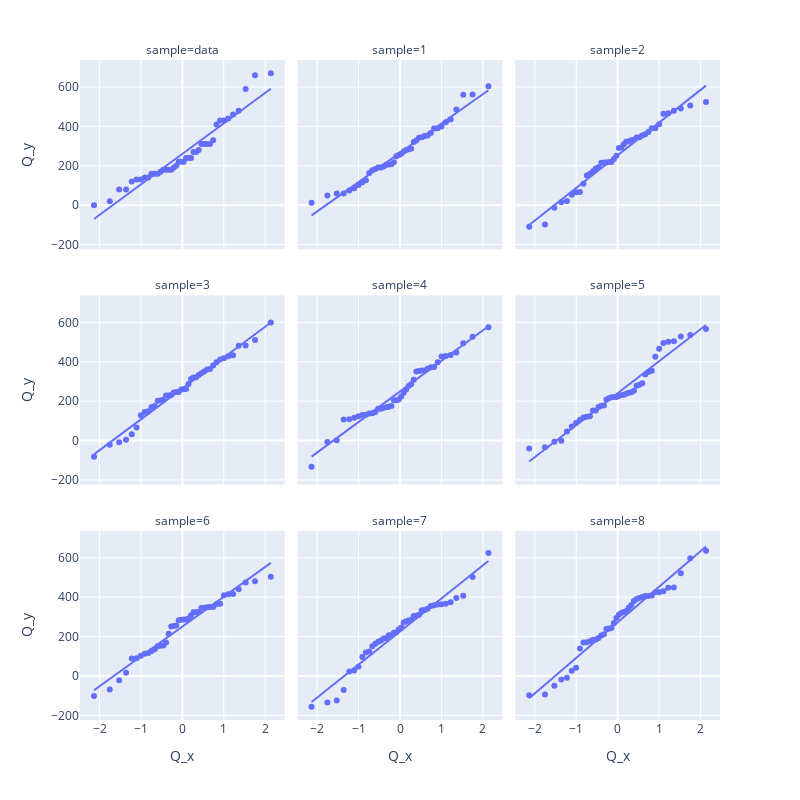

The notebook cell this image was saved under:
### Markdown cell above
Noch besser als der Vergleich des ursprünglichen Diagramms mit einem einzelnen Diagramm, das aus einer Normalverteilung generiert wurde, ist der Vergleich mit vielen weiteren Diagrammen, bei denen zufällig Daten aus einer Normalverteilung generiert wurden. Der folgende Code generiert 9 Plots: in der linken oberen Ecke sieht man den Q-Q-Plot, die den Originaldaten entspricht. Die restlichen Plots zeigen Q-Q-Plots von 8 verschiedenen simulierten *normalverteilten* Daten. Je nachdem, welches Gerät sie benutzen, kann es sinnvoll sein, die Parameter `width` und `height` zu modifizieren oder die Zoom Funktionalität von plotly zu benutzen.

### Code cell
(Q_x, Q_y) = probplot(dairy_queen['cal_fat'], fit=False)

sim_qq_data = [pd.DataFrame({"Q_x": Q_x, "Q_y": Q_y, "sample": "data"})]
for i in range(8):
    sim_norm = np.random.normal(size = len(dairy_queen['cal_fat']), loc = dqmean, scale = dqsd)
    (Q_x, Q_y) = probplot(sim_norm, fit=False)
    sim_qq_data.append( pd.DataFrame({"Q_x": Q_x, "Q_y": Q_y, "sample": str(i+1)}) )
sim_qq_data = pd.concat(sim_qq_data)

px.scatter(sim_qq_data, x="Q_x", y="Q_y", facet_col="sample", facet_col_wrap=3, trendline="ols", width=800, height=800)

### Figure 1 — Plotly figure (JSON) as saved in the notebook; plotly's stock layout.template omitted (floating-point values rounded to 4 significant figures)
{"data": [{"hovertemplate": "sample=data<br>Q_x=%{x}<br>Q_y=%{y}<extra></extra>", "legendgroup": "", "marker": {"color": "#636efa", "symbol": "circle"}, "mode": "markers", "name": "", "orientation": "v", "showlegend": false, "type": "scatter", "x": [-2.135, -1.754, -1.527, -1.36, -1.224, -1.107, -1.004, -0.9103, -0.8241, -0.7436, -0.6677, -0.5955, -0.5262, -0.4594, -0.3946, -0.3314, -0.2695, -0.2086, -0.1485, -0.08887, -0.02959, 0.02959, 0.08887, 0.1485, 0.2086, 0.2695, 0.3314, 0.3946, 0.4594, 0.5262, 0.5955, 0.6677, 0.7436, 0.8241, 0.9103, 1.004, 1.107, 1.224, 1.36, 1.527, 1.754, 2.135], "xaxis": "x7", "y": [0, 20, 80, 80, 120, 130, 130, 140, 140, 160, 160, 160, 170, 180, 180, 180, 180, 190, 200, 220, 220, 220, 240, 240, 240, 270, 270, 280, 310, 310, 310, 310, 330, 410, 430, 430, 440, 460, 480, 590, 660, 670], "yaxis": "y7"}, {"hovertemplate": "<b>OLS trendline</b><br>Q_y = 154.939 * Q_x + 260.476<br>R<sup>2</sup>=0.923481<br><br>sample=data<br>Q_x=%{x}<br>Q_y=%{y} <b>(trend)</b><extra></extra>", "legendgroup": "", "marker": {"color": "#636efa", "symbol": "circle"}, "mode": "lines", "name": "", "showlegend": false, "type": "scatter", "x": [-2.135, -1.754, -1.527, -1.36, -1.224, -1.107, -1.004, -0.9103, -0.8241, -0.7436, -0.6677, -0.5955, -0.5262, -0.4594, -0.3946, -0.3314, -0.2695, -0.2086, -0.1485, -0.08887, -0.02959, 0.02959, 0.08887, 0.1485, 0.2086, 0.2695, 0.3314, 0.3946, 0.4594, 0.5262, 0.5955, 0.6677, 0.7436, 0.8241, 0.9103, 1.004, 1.107, 1.224, 1.36, 1.527, 1.754, 2.135], "xaxis": "x7", "y": [-70.37, -11.29, 23.81, 49.77, 70.87, 88.95, 104.9, 119.4, 132.8, 145.3, 157.0, 168.2, 178.9, 189.3, 199.3, 209.1, 218.7, 228.2, 237.5, 246.7, 255.9, 265.1, 274.2, 283.5, 292.8, 302.2, 311.8, 321.6, 331.7, 342.0, 352.7, 363.9, 375.7, 388.2, 401.5, 416.0, 432.0, 450.1, 471.2, 497.1, 532.2, 591.3], "yaxis": "y7"}, {"hovertemplate": "sample=1<br>Q_x=%{x}<br>Q_y=%{y}<extra></extra>", "legendgroup": "", "marker": {"color": "#636efa", "symbol": "circle"}, "mode": "markers", "name": "", "orientation": "v", "showlegend": false, "type": "scatter", "x": [-2.135, -1.754, -1.527, -1.36, -1.224, -1.107, -1.004, -0.9103, -0.8241, -0.7436, -0.6677, -0.5955, -0.5262, -0.4594, -0.3946, -0.3314, -0.2695, -0.2086, -0.1485, -0.08887, -0.02959, 0.02959, 0.08887, 0.1485, 0.2086, 0.2695, 0.3314, 0.3946, 0.4594, 0.5262, 0.5955, 0.6677, 0.7436, 0.8241, 0.9103, 1.004, 1.107, 1.224, 1.36, 1.527, 1.754, 2.135], "xaxis": "x8", "y": [12.28, 48.99, 58.84, 59.51, 74.18, 85.88, 102.3, 115.9, 126.1, 163.6, 177.9, 184.1, 191.0, 191.2, 196.6, 205.6, 207.0, 207.2, 217.6, 247.8, 254.9, 260.6, 272.2, 279.7, 284.1, 285.9, 320.1, 328.1, 341.7, 344.2, 351.0, 353.1, 365.9, 389.7, 390.1, 399.6, 420.8, 434.9, 485.7, 561.3, 561.9, 604.2], "yaxis": "y8"}, {"hovertemplate": "<b>OLS trendline</b><br>Q_y = 148.707 * Q_x + 265.784<br>R<sup>2</sup>=0.979032<br><br>sample=1<br>Q_x=%{x}<br>Q_y=%{y} <b>(trend)</b><extra></extra>", "legendgroup": "", "marker": {"color": "#636efa", "symbol": "circle"}, "mode": "lines", "name": "", "showlegend": false, "type": "scatter", "x": [-2.135, -1.754, -1.527, -1.36, -1.224, -1.107, -1.004, -0.9103, -0.8241, -0.7436, -0.6677, -0.5955, -0.5262, -0.4594, -0.3946, -0.3314, -0.2695, -0.2086, -0.1485, -0.08887, -0.02959, 0.02959, 0.08887, 0.1485, 0.2086, 0.2695, 0.3314, 0.3946, 0.4594, 0.5262, 0.5955, 0.6677, 0.7436, 0.8241, 0.9103, 1.004, 1.107, 1.224, 1.36, 1.527, 1.754, 2.135], "xaxis": "x8", "y": [-51.75, 4.951, 38.64, 63.55, 83.81, 101.2, 116.5, 130.4, 143.2, 155.2, 166.5, 177.2, 187.5, 197.5, 207.1, 216.5, 225.7, 234.8, 243.7, 252.6, 261.4, 270.2, 279.0, 287.9, 296.8, 305.9, 315.1, 324.5, 334.1, 344.0, 354.3, 365.1, 376.4, 388.3, 401.1, 415.1, 430.4, 447.8, 468.0, 492.9, 526.6, 583.3], "yaxis": "y8"}, {"hovertemplate": "sample=2<br>Q_x=%{x}<br>Q_y=%{y}<extra></extra>", "legendgroup": "", "marker": {"color": "#636efa", "symbol": "circle"}, "mode": "markers", "name": "", "orientation": "v", "showlegend": false, "type": "scatter", "x": [-2.135, -1.754, -1.527, -1.36, -1.224, -1.107, -1.004, -0.9103, -0.8241, -0.7436, -0.6677, -0.5955, -0.5262, -0.4594, -0.3946, -0.3314, -0.2695, -0.2086, -0.1485, -0.08887, -0.02959, 0.02959, 0.08887, 0.1485, 0.2086, 0.2695, 0.3314, 0.3946, 0.4594, 0.5262, 0.5955, 0.6677, 0.7436, 0.8241, 0.9103, 1.004, 1.107, 1.224, 1.36, 1.527, 1.754, 2.135], "xaxis": "x9", "y": [-109.6, -98.02, -12.84, 14.21, 20.57, 53.49, 65.54, 67.06, 109.3, 150.8, 159.6, 172.8, 186.8, 192.4, 215.4, 216.6, 216.7, 219.0, 219.2, 233.9, 251.4, 290.3, 292.6, 309.4, 321.4, 325.0, 329.1, 331.6, 343.8, 345.3, 353.8, 359.7, 372.1, 390.4, 390.9, 410.3, 464.1, 466.7, 479.0, 491.0, 506.1, 523.6], "yaxis": "y9"}, {"hovertemplate": "<b>OLS trendline</b><br>Q_y = 165.68 * Q_x + 253.338<br>R<sup>2</sup>=0.976822<br><br>sample=2<br>Q_x=%{x}<br>Q_y=%{y} <b>(trend)</b><extra></extra>", "legendgroup": "", "marker": {"color": "#636efa", "symbol": "circle"}, "mode": "lines", "name": "", "showlegend": false, "type": "scatter", "x": [-2.135, -1.754, -1.527, -1.36, -1.224, -1.107, -1.004, -0.9103, -0.8241, -0.7436, -0.6677, -0.5955, -0.5262, -0.4594, -0.3946, -0.3314, -0.2695, -0.2086, -0.1485, -0.08887, -0.02959, 0.02959, 0.08887, 0.1485, 0.2086, 0.2695, 0.3314, 0.3946, 0.4594, 0.5262, 0.5955, 0.6677, 0.7436, 0.8241, 0.9103, 1.004, 1.107, 1.224, 1.36, 1.527, 1.754, 2.135], "xaxis": "x9", "y": [-100.4, -37.27, 0.2634, 28.02, 50.59, 69.92, 87.03, 102.5, 116.8, 130.1, 142.7, 154.7, 166.2, 177.2, 188.0, 198.4, 208.7, 218.8, 228.7, 238.6, 248.4, 258.2, 268.1, 277.9, 287.9, 298.0, 308.2, 318.7, 329.5, 340.5, 352.0, 364.0, 376.5, 389.9, 404.2, 419.6, 436.8, 456.1, 478.7, 506.4, 543.9, 607.1], "yaxis": "y9"}, {"hovertemplate": "sample=3<br>Q_x=%{x}<br>Q_y=%{y}<extra></extra>", "legendgroup": "", "marker": {"color": "#636efa", "symbol": "circle"}, "mode": "markers", "name": "", "orientation": "v", "showlegend": false, "type": "scatter", "x": [-2.135, -1.754, -1.527, -1.36, -1.224, -1.107, -1.004, -0.9103, -0.8241, -0.7436, -0.6677, -0.5955, -0.5262, -0.4594, -0.3946, -0.3314, -0.2695, -0.2086, -0.1485, -0.08887, -0.02959, 0.02959, 0.08887, 0.1485, 0.2086, 0.2695, 0.3314, 0.3946, 0.4594, 0.5262, 0.5955, 0.6677, 0.7436, 0.8241, 0.9103, 1.004, 1.107, 1.224, 1.36, 1.527, 1.754, 2.135], "xaxis": "x4", "y": [-82.54, -21.79, -8.76, 4.582, 32.62, 65.85, 128.2, 144.4, 148.2, 170.9, 176.1, 201.7, 202.8, 207.1, 228.8, 229.0, 231.0, 244.6, 246.0, 246.2, 259.1, 260.4, 261.7, 286.9, 312.2, 320.8, 321.9, 333.3, 342.0, 350.0, 360.8, 363.4, 381.5, 397.2, 412.0, 418.4, 427.8, 433.2, 481.0, 482.8, 510.6, 599.1], "yaxis": "y4"}, {"hovertemplate": "<b>OLS trendline</b><br>Q_y = 156.715 * Q_x + 264.552<br>R<sup>2</sup>=0.985973<br><br>sample=3<br>Q_x=%{x}<br>Q_y=%{y} <b>(trend)</b><extra></extra>", "legendgroup": "", "marker": {"color": "#636efa", "symbol": "circle"}, "mode": "lines", "name": "", "showlegend": false, "type": "scatter", "x": [-2.135, -1.754, -1.527, -1.36, -1.224, -1.107, -1.004, -0.9103, -0.8241, -0.7436, -0.6677, -0.5955, -0.5262, -0.4594, -0.3946, -0.3314, -0.2695, -0.2086, -0.1485, -0.08887, -0.02959, 0.02959, 0.08887, 0.1485, 0.2086, 0.2695, 0.3314, 0.3946, 0.4594, 0.5262, 0.5955, 0.6677, 0.7436, 0.8241, 0.9103, 1.004, 1.107, 1.224, 1.36, 1.527, 1.754, 2.135], "xaxis": "x4", "y": [-70.08, -10.33, 25.17, 51.43, 72.78, 91.06, 107.2, 121.9, 135.4, 148.0, 159.9, 171.2, 182.1, 192.6, 202.7, 212.6, 222.3, 231.9, 241.3, 250.6, 259.9, 269.2, 278.5, 287.8, 297.2, 306.8, 316.5, 326.4, 336.5, 347.0, 357.9, 369.2, 381.1, 393.7, 407.2, 421.9, 438.0, 456.3, 477.7, 503.9, 539.4, 599.2], "yaxis": "y4"}, {"hovertemplate": "sample=4<br>Q_x=%{x}<br>Q_y=%{y}<extra></extra>", "legendgroup": "", "marker": {"color": "#636efa", "symbol": "circle"}, "mode": "markers", "name": "", "orientation": "v", "showlegend": false, "type": "scatter", "x": [-2.135, -1.754, -1.527, -1.36, -1.224, -1.107, -1.004, -0.9103, -0.8241, -0.7436, -0.6677, -0.5955, -0.5262, -0.4594, -0.3946, -0.3314, -0.2695, -0.2086, -0.1485, -0.08887, -0.02959, 0.02959, 0.08887, 0.1485, 0.2086, 0.2695, 0.3314, 0.3946, 0.4594, 0.5262, 0.5955, 0.6677, 0.7436, 0.8241, 0.9103, 1.004, 1.107, 1.224, 1.36, 1.527, 1.754, 2.135], "xaxis": "x5", "y": [-132.9, -6.914, 1.643, 107.2, 108.2, 115.3, 123.2, 130.0, 130.7, 137.5, 138.7, 145.6, 161.0, 161.1, 166.9, 169.7, 171.1, 175.8, 205.0, 205.3, 208.8, 223.7, 242.4, 259.4, 277.2, 286.5, 308.2, 350.2, 353.3, 356.2, 356.2, 364.6, 372.5, 373.6, 397.8, 426.3, 429.0, 434.7, 447.7, 493.9, 527.6, 574.9], "yaxis": "y5"}, {"hovertemplate": "<b>OLS trendline</b><br>Q_y = 154.918 * Q_x + 249.495<br>R<sup>2</sup>=0.972135<br><br>sample=4<br>Q_x=%{x}<br>Q_y=%{y} <b>(trend)</b><extra></extra>", "legendgroup": "", "marker": {"color": "#636efa", "symbol": "circle"}, "mode": "lines", "name": "", "showlegend": false, "type": "scatter", "x": [-2.135, -1.754, -1.527, -1.36, -1.224, -1.107, -1.004, -0.9103, -0.8241, -0.7436, -0.6677, -0.5955, -0.5262, -0.4594, -0.3946, -0.3314, -0.2695, -0.2086, -0.1485, -0.08887, -0.02959, 0.02959, 0.08887, 0.1485, 0.2086, 0.2695, 0.3314, 0.3946, 0.4594, 0.5262, 0.5955, 0.6677, 0.7436, 0.8241, 0.9103, 1.004, 1.107, 1.224, 1.36, 1.527, 1.754, 2.135], "xaxis": "x5", "y": [-81.3, -22.23, 12.86, 38.82, 59.92, 77.99, 93.99, 108.5, 121.8, 134.3, 146.1, 157.2, 168.0, 178.3, 188.4, 198.2, 207.7, 217.2, 226.5, 235.7, 244.9, 254.1, 263.3, 272.5, 281.8, 291.2, 300.8, 310.6, 320.7, 331.0, 341.7, 352.9, 364.7, 377.2, 390.5, 405.0, 421.0, 439.1, 460.2, 486.1, 521.2, 580.3], "yaxis": "y5"}, {"hovertemplate": "sample=5<br>Q_x=%{x}<br>Q_y=%{y}<extra></extra>", "legendgroup": "", "marker": {"color": "#636efa", "symbol": "circle"}, "mode": "markers", "name": "", "orientation": "v", "showlegend": false, "type": "scatter", "x": [-2.135, -1.754, -1.527, -1.36, -1.224, -1.107, -1.004, -0.9103, -0.8241, -0.7436, -0.6677, -0.5955, -0.5262, -0.4594, -0.3946, -0.3314, -0.2695, -0.2086, -0.1485, -0.08887, -0.02959, 0.02959, 0.08887, 0.1485, 0.2086, 0.2695, 0.3314, 0.3946, 0.4594, 0.5262, 0.5955, 0.6677, 0.7436, 0.8241, 0.9103, 1.004, 1.107, 1.224, 1.36, 1.527, 1.754, 2.135], "xaxis": "x6", "y": [-39.99, -34.09, -6.577, -0.6276, 46.41, 71.51, 89.4, 105.8, 117.3, 120.4, 123.7, 152.1, 153.2, 170.9, 177.2, 177.7, 209.0, 214.4, 220.2, 221.2, 221.7, 226.5, 230.4, 233.1, 237.9, 242.3, 244.9, 253.2, 277.8, 283.8, 291.3, 335.9, 347.9, 354.6, 425.6, 465.6, 495.6, 501.2, 504.4, 528.8, 536.1, 566.4], "yaxis": "y6"}, {"hovertemplate": "<b>OLS trendline</b><br>Q_y = 162.359 * Q_x + 240.339<br>R<sup>2</sup>=0.961198<br><br>sample=5<br>Q_x=%{x}<br>Q_y=%{y} <b>(trend)</b><extra></extra>", "legendgroup": "", "marker": {"color": "#636efa", "symbol": "circle"}, "mode": "lines", "name": "", "showlegend": false, "type": "scatter", "x": [-2.135, -1.754, -1.527, -1.36, -1.224, -1.107, -1.004, -0.9103, -0.8241, -0.7436, -0.6677, -0.5955, -0.5262, -0.4594, -0.3946, -0.3314, -0.2695, -0.2086, -0.1485, -0.08887, -0.02959, 0.02959, 0.08887, 0.1485, 0.2086, 0.2695, 0.3314, 0.3946, 0.4594, 0.5262, 0.5955, 0.6677, 0.7436, 0.8241, 0.9103, 1.004, 1.107, 1.224, 1.36, 1.527, 1.754, 2.135], "xaxis": "x6", "y": [-106.3, -44.44, -7.663, 19.54, 41.66, 60.6, 77.36, 92.55, 106.5, 119.6, 131.9, 143.7, 154.9, 165.7, 176.3, 186.5, 196.6, 206.5, 216.2, 225.9, 235.5, 245.1, 254.8, 264.4, 274.2, 284.1, 294.1, 304.4, 314.9, 325.8, 337.0, 348.8, 361.1, 374.1, 388.1, 403.3, 420.1, 439.0, 461.1, 488.3, 525.1, 587.0], "yaxis": "y6"}, {"hovertemplate": "sample=6<br>Q_x=%{x}<br>Q_y=%{y}<extra></extra>", "legendgroup": "", "marker": {"color": "#636efa", "symbol": "circle"}, "mode": "markers", "name": "", "orientation": "v", "showlegend": false, "type": "scatter", "x": [-2.135, -1.754, -1.527, -1.36, -1.224, -1.107, -1.004, -0.9103, -0.8241, -0.7436, -0.6677, -0.5955, -0.5262, -0.4594, -0.3946, -0.3314, -0.2695, -0.2086, -0.1485, -0.08887, -0.02959, 0.02959, 0.08887, 0.1485, 0.2086, 0.2695, 0.3314, 0.3946, 0.4594, 0.5262, 0.5955, 0.6677, 0.7436, 0.8241, 0.9103, 1.004, 1.107, 1.224, 1.36, 1.527, 1.754, 2.135], "xaxis": "x", "y": [-101.8, -69.3, -21.52, 15.77, 88.18, 89.99, 102.0, 112.5, 116.6, 126.4, 135.4, 151.1, 153.0, 154.9, 169.8, 214.8, 251.6, 253.3, 256.2, 283.2, 285.3, 286.5, 287.2, 292.3, 307.2, 323.9, 324.0, 324.6, 345.4, 346.3, 348.6, 349.8, 350.0, 363.6, 367.1, 410.0, 414.4, 416.3, 440.6, 474.2, 481.3, 504.3], "yaxis": "y"}, {"hovertemplate": "<b>OLS trendline</b><br>Q_y = 151.469 * Q_x + 250.595<br>R<sup>2</sup>=0.968022<br><br>sample=6<br>Q_x=%{x}<br>Q_y=%{y} <b>(trend)</b><extra></extra>", "legendgroup": "", "marker": {"color": "#636efa", "symbol": "circle"}, "mode": "lines", "name": "", "showlegend": false, "type": "scatter", "x": [-2.135, -1.754, -1.527, -1.36, -1.224, -1.107, -1.004, -0.9103, -0.8241, -0.7436, -0.6677, -0.5955, -0.5262, -0.4594, -0.3946, -0.3314, -0.2695, -0.2086, -0.1485, -0.08887, -0.02959, 0.02959, 0.08887, 0.1485, 0.2086, 0.2695, 0.3314, 0.3946, 0.4594, 0.5262, 0.5955, 0.6677, 0.7436, 0.8241, 0.9103, 1.004, 1.107, 1.224, 1.36, 1.527, 1.754, 2.135], "xaxis": "x", "y": [-72.84, -15.08, 19.23, 44.6, 65.24, 82.91, 98.55, 112.7, 125.8, 138.0, 149.5, 160.4, 170.9, 181.0, 190.8, 200.4, 209.8, 219.0, 228.1, 237.1, 246.1, 255.1, 264.1, 273.1, 282.2, 291.4, 300.8, 310.4, 320.2, 330.3, 340.8, 351.7, 363.2, 375.4, 388.5, 402.6, 418.3, 436.0, 456.6, 482.0, 516.3, 574.0], "yaxis": "y"}, {"hovertemplate": "sample=7<br>Q_x=%{x}<br>Q_y=%{y}<extra></extra>", "legendgroup": "", "marker": {"color": "#636efa", "symbol": "circle"}, "mode": "markers", "name": "", "orientation": "v", "showlegend": false, "type": "scatter", "x": [-2.135, -1.754, -1.527, -1.36, -1.224, -1.107, -1.004, -0.9103, -0.8241, -0.7436, -0.6677, -0.5955, -0.5262, -0.4594, -0.3946, -0.3314, -0.2695, -0.2086, -0.1485, -0.08887, -0.02959, 0.02959, 0.08887, 0.1485, 0.2086, 0.2695, 0.3314, 0.3946, 0.4594, 0.5262, 0.5955, 0.6677, 0.7436, 0.8241, 0.9103, 1.004, 1.107, 1.224, 1.36, 1.527, 1.754, 2.135], "xaxis": "x2", "y": [-156.5, -135.1, -124.8, -71.15, 22.71, 27.82, 47.02, 96.87, 119.3, 123.6, 150.5, 163.8, 173.5, 179.5, 189.9, 191.3, 206.2, 206.7, 219.7, 222.4, 236.3, 246.2, 271.2, 277.6, 281.1, 285.5, 304.9, 305.2, 311.3, 333.3, 335.3, 341.0, 355.0, 359.2, 362.4, 363.9, 366.4, 373.7, 396.3, 407.4, 502.2, 624.9], "yaxis": "y2"}, {"hovertemplate": "<b>OLS trendline</b><br>Q_y = 167.673 * Q_x + 226.035<br>R<sup>2</sup>=0.955762<br><br>sample=7<br>Q_x=%{x}<br>Q_y=%{y} <b>(trend)</b><extra></extra>", "legendgroup": "", "marker": {"color": "#636efa", "symbol": "circle"}, "mode": "lines", "name": "", "showlegend": false, "type": "scatter", "x": [-2.135, -1.754, -1.527, -1.36, -1.224, -1.107, -1.004, -0.9103, -0.8241, -0.7436, -0.6677, -0.5955, -0.5262, -0.4594, -0.3946, -0.3314, -0.2695, -0.2086, -0.1485, -0.08887, -0.02959, 0.02959, 0.08887, 0.1485, 0.2086, 0.2695, 0.3314, 0.3946, 0.4594, 0.5262, 0.5955, 0.6677, 0.7436, 0.8241, 0.9103, 1.004, 1.107, 1.224, 1.36, 1.527, 1.754, 2.135], "xaxis": "x2", "y": [-132.0, -68.07, -30.08, -1.991, 20.85, 40.41, 57.72, 73.41, 87.86, 101.3, 114.1, 126.2, 137.8, 149.0, 159.9, 170.5, 180.9, 191.1, 201.1, 211.1, 221.1, 231.0, 240.9, 250.9, 261.0, 271.2, 281.6, 292.2, 303.1, 314.3, 325.9, 338.0, 350.7, 364.2, 378.7, 394.3, 411.7, 431.2, 454.1, 482.2, 520.1, 584.1], "yaxis": "y2"}, {"hovertemplate": "sample=8<br>Q_x=%{x}<br>Q_y=%{y}<extra></extra>", "legendgroup": "", "marker": {"color": "#636efa", "symbol": "circle"}, "mode": "markers", "name": "", "orientation": "v", "showlegend": false, "type": "scatter", "x": [-2.135, -1.754, -1.527, -1.36, -1.224, -1.107, -1.004, -0.9103, -0.8241, -0.7436, -0.6677, -0.5955, -0.5262, -0.4594, -0.3946, -0.3314, -0.2695, -0.2086, -0.1485, -0.08887, -0.02959, 0.02959, 0.08887, 0.1485, 0.2086, 0.2695, 0.3314, 0.3946, 0.4594, 0.5262, 0.5955, 0.6677, 0.7436, 0.8241, 0.9103, 1.004, 1.107, 1.224, 1.36, 1.527, 1.754, 2.135], "xaxis": "x3", "y": [-97.81, -93.53, -49.3, -17.53, -8.97, 26.58, 41.93, 139.8, 169.7, 171.7, 175.9, 184.0, 184.6, 192.5, 204.8, 211.4, 239.3, 239.8, 243.4, 268.5, 294.6, 311.2, 319.5, 324.8, 329.7, 346.4, 360.6, 380.5, 390.8, 395.4, 400.5, 405.7, 406.0, 408.7, 425.0, 425.6, 430.4, 447.4, 448.6, 520.9, 597.5, 636.1], "yaxis": "y3"}, {"hovertemplate": "<b>OLS trendline</b><br>Q_y = 180.557 * Q_x + 272.205<br>R<sup>2</sup>=0.968487<br><br>sample=8<br>Q_x=%{x}<br>Q_y=%{y} <b>(trend)</b><extra></extra>", "legendgroup": "", "marker": {"color": "#636efa", "symbol": "circle"}, "mode": "lines", "name": "", "showlegend": false, "type": "scatter", "x": [-2.135, -1.754, -1.527, -1.36, -1.224, -1.107, -1.004, -0.9103, -0.8241, -0.7436, -0.6677, -0.5955, -0.5262, -0.4594, -0.3946, -0.3314, -0.2695, -0.2086, -0.1485, -0.08887, -0.02959, 0.02959, 0.08887, 0.1485, 0.2086, 0.2695, 0.3314, 0.3946, 0.4594, 0.5262, 0.5955, 0.6677, 0.7436, 0.8241, 0.9103, 1.004, 1.107, 1.224, 1.36, 1.527, 1.754, 2.135], "xaxis": "x3", "y": [-113.3, -44.49, -3.595, 26.66, 51.25, 72.32, 90.96, 107.8, 123.4, 137.9, 151.6, 164.7, 177.2, 189.3, 201.0, 212.4, 223.5, 234.5, 245.4, 256.2, 266.9, 277.5, 288.3, 299.0, 309.9, 320.9, 332.0, 343.5, 355.2, 367.2, 379.7, 392.8, 406.5, 421.0, 436.6, 453.4, 472.1, 493.2, 517.8, 548.0, 588.9, 657.7], "yaxis": "y3"}], "layout": {"annotations": [{"font": {}, "showarrow": false, "text": "sample=6", "x": 0.16, "xanchor": "center", "xref": "paper", "y": 0.2867, "yanchor": "bottom", "yref": "paper"}, {"font": {}, "showarrow": false, "text": "sample=7", "x": 0.5, "xanchor": "center", "xref": "paper", "y": 0.2867, "yanchor": "bottom", "yref": "paper"}, {"font": {}, "showarrow": false, "text": "sample=8", "x": 0.84, "xanchor": "center", "xref": "paper", "y": 0.2867, "yanchor": "bottom", "yref": "paper"}, {"font": {}, "showarrow": false, "text": "sample=3", "x": 0.16, "xanchor": "center", "xref": "paper", "y": 0.6433, "yanchor": "bottom", "yref": "paper"}, {"font": {}, "showarrow": false, "text": "sample=4", "x": 0.5, "xanchor": "center", "xref": "paper", "y": 0.6433, "yanchor": "bottom", "yref": "paper"}, {"font": {}, "showarrow": false, "text": "sample=5", "x": 0.84, "xanchor": "center", "xref": "paper", "y": 0.6433, "yanchor": "bottom", "yref": "paper"}, {"font": {}, "showarrow": false, "text": "sample=data", "x": 0.16, "xanchor": "center", "xref": "paper", "y": 1.0, "yanchor": "bottom", "yref": "paper"}, {"font": {}, "showarrow": false, "text": "sample=1", "x": 0.5, "xanchor": "center", "xref": "paper", "y": 1.0, "yanchor": "bottom", "yref": "paper"}, {"font": {}, "showarrow": false, "text": "sample=2", "x": 0.84, "xanchor": "center", "xref": "paper", "y": 1.0, "yanchor": "bottom", "yref": "paper"}], "height": 800, "legend": {"tracegroupgap": 0}, "margin": {"t": 60}, "width": 800, "xaxis": {"anchor": "y", "domain": [0, 0.32], "title": {"text": "Q_x"}}, "xaxis2": {"anchor": "y2", "domain": [0.34, 0.66], "matches": "x", "title": {"text": "Q_x"}}, "xaxis3": {"anchor": "y3", "domain": [0.68, 1.0], "matches": "x", "title": {"text": "Q_x"}}, "xaxis4": {"anchor": "y4", "domain": [0, 0.32], "matches": "x", "showticklabels": false}, "xaxis5": {"anchor": "y5", "domain": [0.34, 0.66], "matches": "x", "showticklabels": false}, "xaxis6": {"anchor": "y6", "domain": [0.68, 1.0], "matches": "x", "showticklabels": false}, "xaxis7": {"anchor": "y7", "domain": [0, 0.32], "matches": "x", "showticklabels": false}, "xaxis8": {"anchor": "y8", "domain": [0.34, 0.66], "matches": "x", "showticklabels": false}, "xaxis9": {"anchor": "y9", "domain": [0.68, 1.0], "matches": "x", "showticklabels": false}, "yaxis": {"anchor": "x", "domain": [0, 0.2867], "title": {"text": "Q_y"}}, "yaxis2": {"anchor": "x2", "domain": [0, 0.2867], "matches": "y", "showticklabels": false}, "yaxis3": {"anchor": "x3", "domain": [0, 0.2867], "matches": "y", "showticklabels": false}, "yaxis4": {"anchor": "x4", "domain": [0.3567, 0.6433], "matches": "y", "title": {"text": "Q_y"}}, "yaxis5": {"anchor": "x5", "domain": [0.3567, 0.6433], "matches": "y", "showticklabels": false}, "yaxis6": {"anchor": "x6", "domain": [0.3567, 0.6433], "matches": "y", "showticklabels": false}, "yaxis7": {"anchor": "x7", "domain": [0.7133, 1.0], "matches": "y", "title": {"text": "Q_y"}}, "yaxis8": {"anchor": "x8", "domain": [0.7133, 1.0], "matches": "y", "showticklabels": false}, "yaxis9": {"anchor": "x9", "domain": [0.7133, 1.0], "matches": "y", "showticklabels": false}}}
